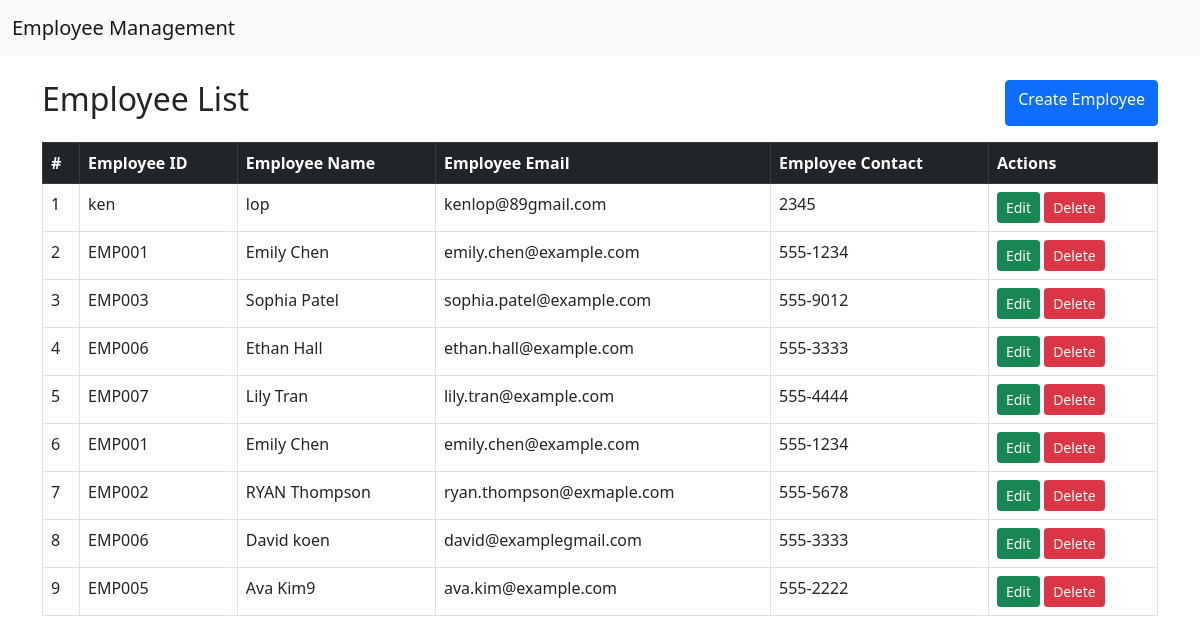
The page / on the database its author committed.
### employee/models.py (models this page shows, shortened)
class Employee(models.Model):
    employee_id = models.CharField(max_length=20)
    employee_name = models.CharField(max_length=100)
    employee_email = models.EmailField()
    employee_contact = models.CharField(max_length=20)

### employee/views.py (the view)
# urls.py: path('', employee_list, name="list"),
def employee_list(request):
    employee = Employee.objects.all()# Displays a list of Employees
    return render(request, 'list.html', {'employees':employee})

### employee/templates/list.html (shortened to what this page needs)
{% extends "base.html" %}
{% block content %}
<div class="d-flex justify-content-between mb-3">
    <h2>Employee List</h2>
    <a class="btn btn-primary" href="{% url 'create' %}">Create Employee</a>
</div>
<table class="table table-bordered">
  <thead class="table-dark">
    <tr>
        <th>#</th>
        <th>Employee ID</th>
        <th>Employee Name</th>
        <th>Employee Email</th>
        <th>Employee Contact</th>
        <th>Actions</th>
    </tr>
  </thead>
  <tbody>
    {% for employee in employees %}
    <tr>
        <td>{{ forloop.counter }}</td>
        <td>{{ employee.employee_id }}</td>
        <td>{{ employee.employee_name }}</td>
        <td>{{ employee.employee_email }}</td>
        <td>{{ employee.employee_contact }}</td>
        <td>
            <a href="{% url 'update' employee.pk %}" class="btn btn-success btn-sm">Edit</a>
            <button class="btn btn-danger btn-sm" data-bs-toggle="modal" data-bs-target="#deleteModal" data-employee-id="{{ employee.pk }}">Delete</button>
        </td>
    </tr>
    {% endfor %}
  </tbody>
</table>
{% endblock %}

### employee/templates/base.html (shortened to what this page needs)
<!DOCTYPE html>
<html lang="en">
  <head>
    <link
      href="https://cdn.jsdelivr.net/npm/bootstrap@5.0.2/dist/css/bootstrap.min.css"
      rel="stylesheet"
    />
  </head>
  <body>
    <nav class="navbar navbar-light navbar-expand-lg bg-light">
      <div class="container-fluid">
        <a class="navbar-brand" href="{%url 'list'%}">Employee Management</a>
      </div>
    </nav>
    <div class="container mt-4">{%block content%} {%endblock%}</div>
  </body>
</html>

### rows shown on the page
Employee: employee_id "ken", employee_name "lop", employee_email "kenlop@89gmail.com", employee_contact "2345"
Employee: employee_id "EMP001", employee_name "Emily Chen", employee_email "emily.chen@example.com", employee_contact "555-1234"
Employee: employee_id "EMP003", employee_name "Sophia Patel", employee_email "sophia.patel@example.com", employee_contact "555-9012"
Employee: employee_id "EMP006", employee_name "Ethan Hall", employee_email "ethan.hall@example.com", employee_contact "555-3333"
Employee: employee_id "EMP007", employee_name "Lily Tran", employee_email "lily.tran@example.com", employee_contact "555-4444"
Employee: employee_id "EMP001", employee_name "Emily Chen", employee_email "emily.chen@example.com", employee_contact "555-1234"
Employee: employee_id "EMP002", employee_name "RYAN Thompson", employee_email "ryan.thompson@exmaple.com", employee_contact "555-5678"
Employee: employee_id "EMP006", employee_name "David koen", employee_email "david@examplegmail.com", employee_contact "555-3333"
Employee: employee_id "EMP005", employee_name "Ava Kim9", employee_email "ava.kim@example.com", employee_contact "555-2222"
